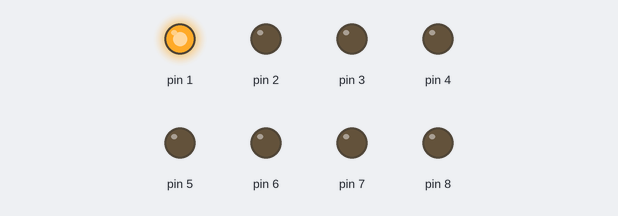
A sketch run on a simulated Arduino Uno, built with avr-gcc and run on an emulated ATmega328P. On the bench: output pins drawn as LEDs (lit = HIGH).

Above: at 0.05 s.
At 0.65 s:
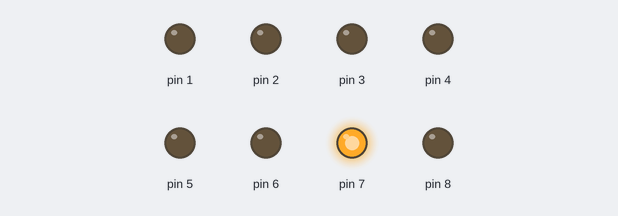
At 1.25 s:
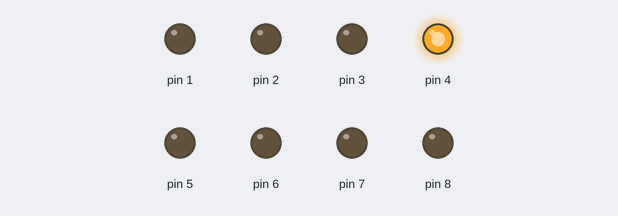
At 1.75 s:
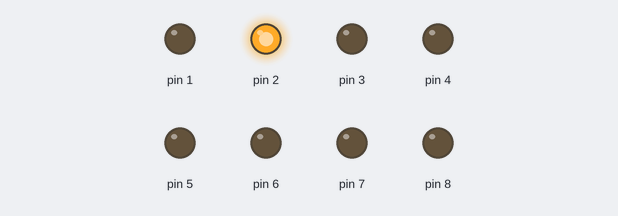
At 2.4 s:
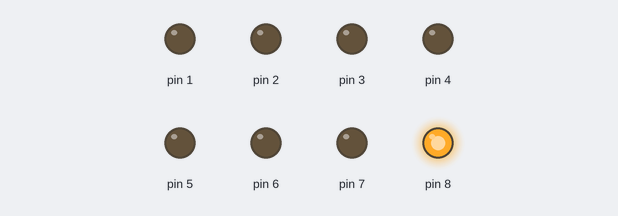
At 3.45 s:
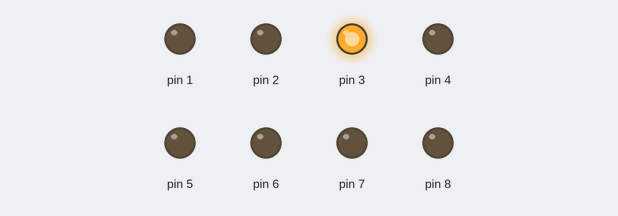
Timing chart, 0 to 3.8 s (numbered marks = the images above):
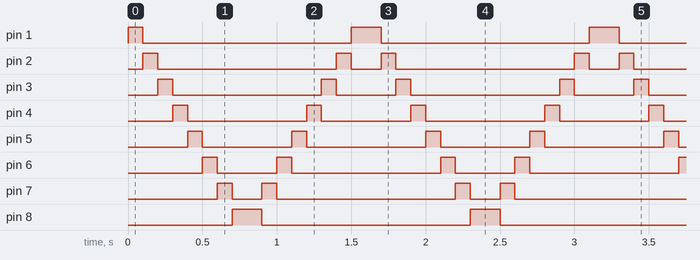

Measured:
- by itself, pin 1: repeats every 1.6 s: LOW 1.4 s, HIGH 0.20 s
- by itself, pin 2: repeats every 1.6 s: LOW 1.2 s, HIGH 0.10 s, LOW 0.20 s, HIGH 0.10 s
- by itself, pin 3: repeats every 1.6 s: LOW 1.0 s, HIGH 0.10 s, LOW 0.40 s, HIGH 0.10 s
- by itself, pin 4: repeats every 1.6 s: LOW 0.80 s, HIGH 0.10 s, LOW 0.60 s, HIGH 0.10 s
- by itself, pin 5: repeats every 1.6 s: LOW 0.60 s, HIGH 0.10 s, LOW 0.80 s, HIGH 0.10 s
- by itself, pin 6: repeats every 1.6 s: LOW 0.40 s, HIGH 0.10 s, LOW 1.0 s, HIGH 0.10 s
- by itself, pin 7: repeats every 1.6 s: LOW 0.20 s, HIGH 0.10 s, LOW 1.2 s, HIGH 0.10 s
- by itself, pin 8: alternates HIGH for 0.20 s and LOW for 1.4 s

The sketch:

ornek3_karasimsek.ino
```cpp
void setup () {
  for(int i=1; i<9 ;i++)
    pinMode(i, OUTPUT);     // tüm pinleri cikis yap
}

void loop() {
  for(int i=1; i<9; i++){               // sagdan sola dogru yakma
    digitalWrite(i,HIGH);
    delay(100);
    digitalWrite(i,LOW);
  }

  for(int i=8;i>0; i--)                // soldan saga dogru yakma
  {
    digitalWrite(i,HIGH);
    delay(100);
    digitalWrite(i, LOW);
  }
}
```
